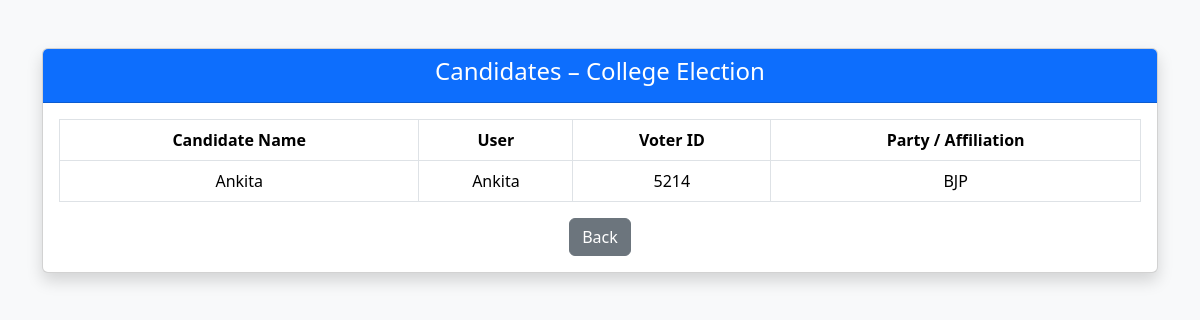
Screenshot of /admin/election/3/candidates (signed in) with the database file from the repository.
### tables this page shows
CREATE TABLE elections (
            id INTEGER PRIMARY KEY AUTOINCREMENT,
            title TEXT NOT NULL,
            description TEXT,
            status TEXT CHECK(status IN ('upcoming', 'active', 'closed')) NOT NULL DEFAULT 'upcoming',
            created_by INTEGER NOT NULL
        );

CREATE TABLE candidates (
            id INTEGER PRIMARY KEY AUTOINCREMENT,
            election_id INTEGER NOT NULL,
            user_id INTEGER NOT NULL,
            display_name TEXT NOT NULL,
            party_or_description TEXT,
            UNIQUE (election_id, user_id)
        );

CREATE TABLE users (
            id INTEGER PRIMARY KEY AUTOINCREMENT,
            full_name TEXT NOT NULL,
            email TEXT UNIQUE NOT NULL,
            password TEXT NOT NULL,
            aadhaar_number TEXT UNIQUE NOT NULL,
            voter_id TEXT UNIQUE NOT NULL,
            role TEXT CHECK(role IN ('voter', 'admin')) NOT NULL
        );

### app.py (the view)
@app.route("/admin/election/<int:election_id>/candidates")
@login_required
@admin_required
def admin_view_candidates(election_id):
    conn = get_db_connection()
    election = conn.execute(
        "SELECT * FROM elections WHERE id = ?",
        (election_id,)
    ).fetchone()
    if election is None:
        conn.close()
        flash("Election not found", "danger")
        return redirect(url_for("admin_elections"))
    candidates = conn.execute("""
        SELECT
            c.display_name,
            c.party_or_description,
            u.full_name,
            u.voter_id
        FROM candidates c
        JOIN users u ON c.user_id = u.id
        WHERE c.election_id = ?
    """, (election_id,)).fetchall()
    conn.close()
    return render_template(
        "admin/view_candidates.html",
        election=election,
        candidates=candidates
    )

### app.py (called while the page is built)
def get_db_connection():
    conn = sqlite3.connect(DATABASE)
    conn.row_factory = sqlite3.Row
    return conn

def login_required(view_func):
    @wraps(view_func)
    def wrapper(*args, **kwargs):
        if "user_id" not in session:
            flash("Please login first", "danger")
            return redirect(url_for("login"))
        return view_func(*args, **kwargs)
    return wrapper

def admin_required(view_func):
    @wraps(view_func)
    def wrapper(*args, **kwargs):
        if "user_id" not in session:
            flash("Please login first", "danger")
            return redirect(url_for("login"))
        if session.get("role") != "admin":
            flash("Admin access required", "danger")
            return redirect(url_for("login"))
        return view_func(*args, **kwargs)
    return wrapper

### templates/admin/view_candidates.html (shortened to what this page needs)
<!DOCTYPE html>
<html lang="en">
<head>
    <link href="https://cdn.jsdelivr.net/npm/bootstrap@5.3.2/dist/css/bootstrap.min.css" rel="stylesheet">
</head>
<body class="bg-light">
<div class="container mt-5">
    <div class="card shadow">
        <div class="card-header bg-primary text-white text-center">
            <h4>Candidates – {{ election.title }}</h4>
        </div>
        <div class="card-body">
            {% if candidates %}
            <table class="table table-bordered text-center">
                <thead>
                    <tr>
                        <th>Candidate Name</th>
                        <th>User</th>
                        <th>Voter ID</th>
                        <th>Party / Affiliation</th>
                    </tr>
                </thead>
                <tbody>
                    {% for c in candidates %}
                    <tr>
                        <td>{{ c.display_name }}</td>
                        <td>{{ c.full_name }}</td>
                        <td>{{ c.voter_id }}</td>
                        <td>{{ c.party_or_description or "Independent" }}</td>
                    </tr>
                    {% endfor %}
                </tbody>
            </table>
            {% else %}
                <p class="text-center text-muted">No candidates added yet.</p>
            {% endif %}
            <div class="text-center mt-3">
                <a href="/admin/elections" class="btn btn-secondary">Back</a>
            </div>
        </div>
    </div>
</div>
</body>
</html>

### rows the page displays
elections: title "College Election"
candidates: display_name "Ankita", full_name "Ankita", voter_id "5214", party_or_description "BJP"
